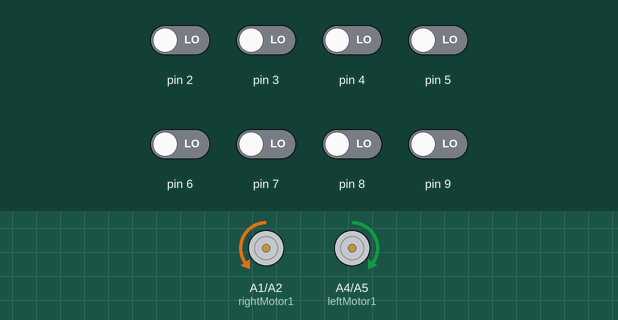
Recording of a sketch running on a simulated Arduino Uno, built with avr-gcc and run on an emulated ATmega328P. Parts: motor-driver pin pairs drawn as motors (green arrow = first pin HIGH = forward, orange = second pin HIGH = backward, longer = more drive, scaled by the enable pin). The test bench sets the inputs (shaded band); at power-on: pin 2–9 LOW.

Above: at 11.7 s.
11.8 s: pin 3 driven HIGH
At 12.4 s:
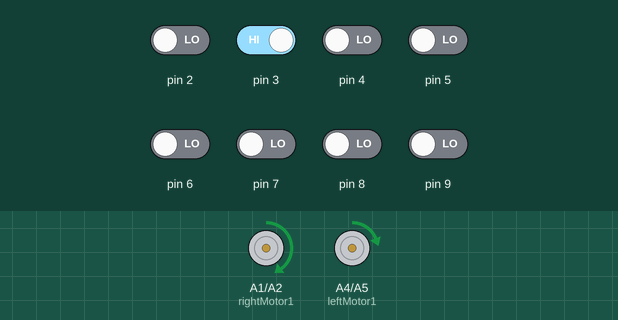
13.3 s: pin 4 driven HIGH
At 14.5 s:
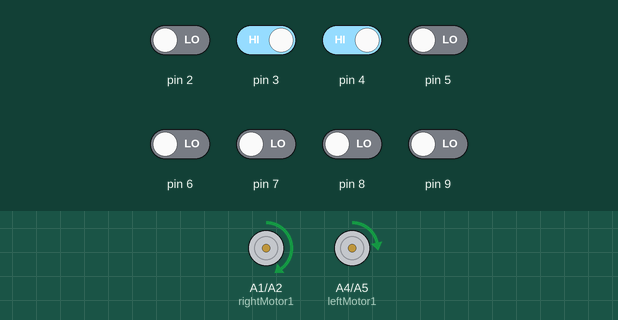
14.8 s: pin 9 driven HIGH
At 15.9 s:
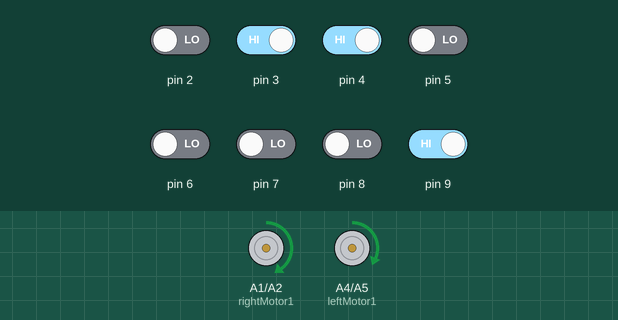
16.3 s: pin 8 driven HIGH
At 17.0 s:
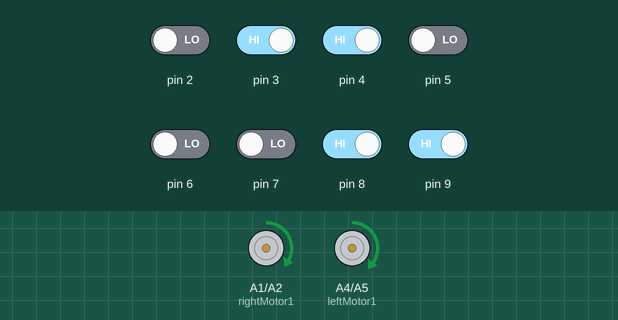
17.8 s: pin 2 driven HIGH
At 18.1 s:
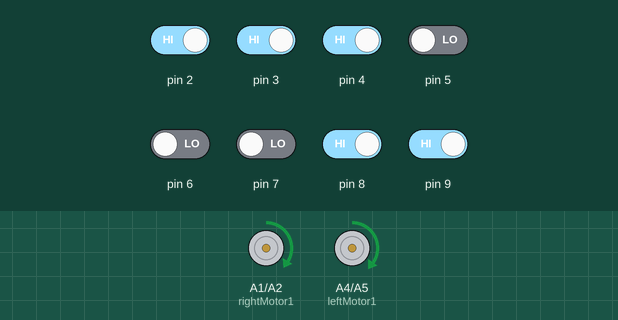
19.3 s: pin 7 driven HIGH
At 20.5 s:
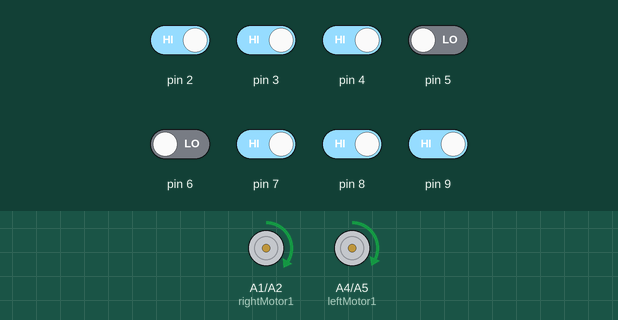
Timing chart, 0 to 21.8 s (numbered marks = the images above; inputs shaded):
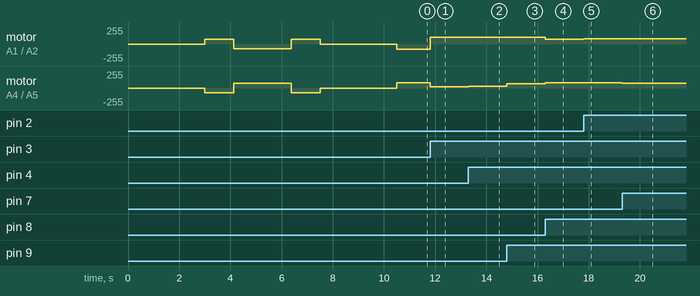

Measured:
- after the input at 11.8 s, motor on A1 (rightMotor1) / A2 (rightMotor2): backward 80/255 → forward 100/255 at once; motor on A4 (leftMotor1) / A5 (leftMotor2): forward 80/255 → forward 20/255 at once
- after the input at 13.3 s, motor on A4 (leftMotor1) / A5 (leftMotor2): forward 20/255 → forward 30/255 at once
- after the input at 14.8 s, motor on A4 (leftMotor1) / A5 (leftMotor2): forward 30/255 → forward 67/255 at once
- after the input at 16.3 s, motor on A1 (rightMotor1) / A2 (rightMotor2): forward 100/255 → forward 73/255 at once; motor on A4 (leftMotor1) / A5 (leftMotor2): forward 67/255 → forward 80/255 at once
- after the input at 17.8 s, motor on A1 (rightMotor1) / A2 (rightMotor2): forward 73/255 → forward 76/255 at once
- after the input at 19.3 s, motor on A4 (leftMotor1) / A5 (leftMotor2): forward 80/255 → forward 70/255 at once

The sketch:

LineSenseBot.ino
```cpp
#include <QTRSensors.h>
// Calibration ------------------------------------------------------------>>>6764
//Kp=0.01 , Kd=0, Base Speed = 70, Max Speed = 100 Speed turn 80----------->>>6774
//Kp=0.02 , Kd=2, Base Speed = 70, Max Speed = 100 Speed turn 80----------->>>6775

//BEST Kp 0.02 Kd 3 Max speed 100 Base speed 70 FInal---->>6773
#define Kp 0.02      // Proportional gain + experiment to determine this, start by something small that just makes your bot follow the line at a slow speed
#define Kd 3         // Derivative gain
// experiment to determine this, slowly increase the speeds and adjust this value. ( Note: Kp < Kd)
#define Ki 0         // Integral gain (not used)
#define MaxSpeed 100 // Maximum speed of the robot
#define BaseSpeed 70 // this is the speed at which the motors should spin when the robot is perfectly on the line
#define speedturn 80 // Speed for turning

// Pin Definitions
#define rightMotor1 A1
#define rightMotor2 A2
#define rightMotorPWM 10
#define leftMotor1 A4
#define leftMotor2 A5
#define leftMotorPWM 11


// Global Variables
QTRSensors qtr;
const uint8_t SensorCount = 8;
uint16_t sensorValues[SensorCount];
int lastError = 0;

void setup() {
  // Initialize QTR sensors
  qtr.setTypeRC();
  qtr.setSensorPins((const uint8_t[]){2, 3, 4, 5, 6, 7, 8, 9}, SensorCount);
  qtr.setEmitterPin(12);

  // Initialize motor pins
  pinMode(rightMotor1, OUTPUT);
  pinMode(rightMotor2, OUTPUT);
  pinMode(rightMotorPWM, OUTPUT);
  pinMode(leftMotor1, OUTPUT);
  pinMode(leftMotor2, OUTPUT);
  pinMode(leftMotorPWM, OUTPUT);

  delay(3000); // Delay to allow setup
  Serial.begin(9600);
  Serial.println();

  // sensor_calibrate();

  for (int i = 0; i < 100; i++) { // calibrate for sometime by sliding the sensors across the line, or you may use auto-calibration instead
    //comment this part out for automatic calibration
    if (i < 25 || i >= 75) {
      move(1, 70, 1); // Move right motor forward
      move(0, 70, 0); // Move left motor backward
    } else {
      move(1, 70, 0); // Move right motor backward
      move(0, 70, 1); // Move left motor forward
    }
    qtr.calibrate();
    delay(20);
  }

  wait(); // Wait for motors to stop
  delay(3000); // Delay 3secs to position the robot before entering the main loop
}


void loop() {
  // Read sensor values
  uint16_t position = qtr.readLineBlack(sensorValues); // get calibrated readings along with the line position, refer to the QTR Sensors Arduino Library for more details on line position.
  // Handle extreme cases where line is lost
  if (position > 6500) {
    move(1, speedturn, 1); // Turn right
    move(0, speedturn, 0);
    return;
  }
  if (position < 500) {
    move(1, speedturn, 0); // Turn left
    move(0, speedturn, 1);
    return;
  }

  // Calculate error and adjust motor speeds
  int error = position - 3500;
  int motorSpeed = Kp * error + Kd * (error - lastError);
  lastError = error;

  int rightMotorSpeed = BaseSpeed + motorSpeed;
  int leftMotorSpeed = BaseSpeed - motorSpeed;

  // Ensure motor speeds are within limits
  if (rightMotorSpeed > MaxSpeed ) {rightMotorSpeed = MaxSpeed;} // prevent the motor from going beyond max speed
  if (leftMotorSpeed > MaxSpeed ) {leftMotorSpeed = MaxSpeed;} // prevent the motor from going beyond max speed
  if (rightMotorSpeed < 0)  {rightMotorSpeed = 0;}
  if (leftMotorSpeed < 0) {leftMotorSpeed = 0;}

  // Move motors
  move(1, rightMotorSpeed, 1); // Move right motor forward
  move(0, leftMotorSpeed, 1);  // Move left motor forward
}

// Function to stop motors
void wait() {
  analogWrite(leftMotorPWM, 0);
  analogWrite(rightMotorPWM, 0);
}

// Function to control motor movement
void move(int motor, int speed, int direction) {
  boolean inPin1;
  boolean inPin2;

  // Determine pin states based on direction
  if(direction == 1) {
    inPin1 = HIGH;
    inPin2 = LOW;
  }
  if(direction == 0) {
    inPin1 = LOW;
    inPin2 = HIGH;
  }

  // Set motor pins accordingly
  if(motor == 0) {
    digitalWrite(leftMotor1, inPin1);
    digitalWrite(leftMotor2, inPin2);
    analogWrite(leftMotorPWM, speed);
  } else if(motor == 1) {
    digitalWrite(rightMotor1, inPin1);
    digitalWrite(rightMotor2, inPin2);
    analogWrite(rightMotorPWM, speed);
  }
}

void sensor_calibrate() {

  // 2.5 ms RC read timeout (default) * 10 reads per calibrate() call
  // = ~25 ms per calibrate() call.
  // Call calibrate() 400 times to make calibration take about 10 seconds.
  for (uint16_t i = 0; i < 400; i++) {
    qtr.calibrate();
  }
  digitalWrite(LED_BUILTIN, LOW); // turn off Arduino's LED to indicate we are through with calibration

  // print the calibration minimum values measured when emitters were on
  Serial.begin(9600);
  for (uint8_t i = 0; i < SensorCount; i++) {
    Serial.print(qtr.calibrationOn.minimum[i]);
    Serial.print(' ');
  }
  Serial.println();

  // print the calibration maximum values measured when emitters were on
  for (uint8_t i = 0; i < SensorCount; i++) {
    Serial.print(qtr.calibrationOn.maximum[i]);
    Serial.print(' ');
  }

  Serial.println();
  Serial.println();
  delay(1000);
}
```
